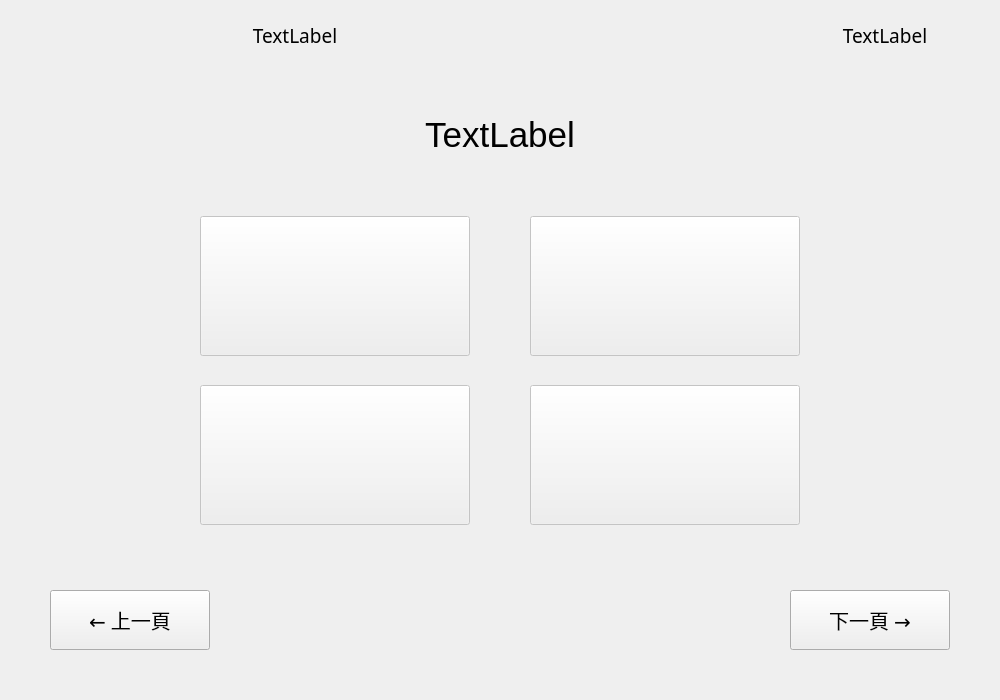
<?xml version="1.0" encoding="UTF-8"?>
<ui version="4.0">
 <class>MultipleChoice</class>
 <widget class="QWidget" name="MultipleChoice">
  <property name="geometry">
   <rect>
    <x>0</x>
    <y>0</y>
    <width>1000</width>
    <height>700</height>
   </rect>
  </property>
  <property name="windowTitle">
   <string>Form</string>
  </property>
  <widget class="QLabel" name="questionTitle">
   <property name="geometry">
    <rect>
     <x>100</x>
     <y>115</y>
     <width>800</width>
     <height>125</height>
    </rect>
   </property>
   <property name="font">
    <font>
     <pointsize>26</pointsize>
    </font>
   </property>
   <property name="text">
    <string>TextLabel</string>
   </property>
   <property name="alignment">
    <set>Qt::AlignmentFlag::AlignHCenter|Qt::AlignmentFlag::AlignTop</set>
   </property>
  </widget>
  <widget class="QPushButton" name="optionA">
   <property name="enabled">
    <bool>false</bool>
   </property>
   <property name="geometry">
    <rect>
     <x>200</x>
     <y>216</y>
     <width>270</width>
     <height>140</height>
    </rect>
   </property>
   <property name="font">
    <font>
     <pointsize>15</pointsize>
    </font>
   </property>
   <property name="text">
    <string/>
   </property>
  </widget>
  <widget class="QPushButton" name="optionB">
   <property name="enabled">
    <bool>false</bool>
   </property>
   <property name="geometry">
    <rect>
     <x>530</x>
     <y>216</y>
     <width>270</width>
     <height>140</height>
    </rect>
   </property>
   <property name="font">
    <font>
     <pointsize>15</pointsize>
    </font>
   </property>
   <property name="text">
    <string/>
   </property>
  </widget>
  <widget class="QPushButton" name="optionC">
   <property name="enabled">
    <bool>false</bool>
   </property>
   <property name="geometry">
    <rect>
     <x>200</x>
     <y>385</y>
     <width>270</width>
     <height>140</height>
    </rect>
   </property>
   <property name="font">
    <font>
     <pointsize>15</pointsize>
    </font>
   </property>
   <property name="text">
    <string/>
   </property>
  </widget>
  <widget class="QPushButton" name="optionD">
   <property name="enabled">
    <bool>false</bool>
   </property>
   <property name="geometry">
    <rect>
     <x>530</x>
     <y>385</y>
     <width>270</width>
     <height>140</height>
    </rect>
   </property>
   <property name="font">
    <font>
     <pointsize>15</pointsize>
    </font>
   </property>
   <property name="text">
    <string/>
   </property>
  </widget>
  <widget class="QPushButton" name="prevButton">
   <property name="geometry">
    <rect>
     <x>50</x>
     <y>590</y>
     <width>160</width>
     <height>60</height>
    </rect>
   </property>
   <property name="font">
    <font>
     <family>Microsoft JhengHei</family>
     <pointsize>15</pointsize>
    </font>
   </property>
   <property name="text">
    <string>← 上一頁</string>
   </property>
  </widget>
  <widget class="QPushButton" name="nextQuestion">
   <property name="geometry">
    <rect>
     <x>790</x>
     <y>590</y>
     <width>160</width>
     <height>60</height>
    </rect>
   </property>
   <property name="font">
    <font>
     <family>Microsoft JhengHei</family>
     <pointsize>15</pointsize>
    </font>
   </property>
   <property name="text">
    <string>下一頁 →</string>
   </property>
  </widget>
  <widget class="QLabel" name="correctState">
   <property name="geometry">
    <rect>
     <x>200</x>
     <y>10</y>
     <width>190</width>
     <height>50</height>
    </rect>
   </property>
   <property name="font">
    <font>
     <family>Microsoft JhengHei</family>
     <pointsize>14</pointsize>
    </font>
   </property>
   <property name="text">
    <string>TextLabel</string>
   </property>
   <property name="alignment">
    <set>Qt::AlignmentFlag::AlignCenter</set>
   </property>
  </widget>
  <widget class="QLabel" name="progress">
   <property name="geometry">
    <rect>
     <x>790</x>
     <y>10</y>
     <width>190</width>
     <height>50</height>
    </rect>
   </property>
   <property name="font">
    <font>
     <family>Microsoft JhengHei</family>
     <pointsize>14</pointsize>
    </font>
   </property>
   <property name="text">
    <string>TextLabel</string>
   </property>
   <property name="alignment">
    <set>Qt::AlignmentFlag::AlignCenter</set>
   </property>
  </widget>
 </widget>
 <resources/>
 <connections/>
</ui>
